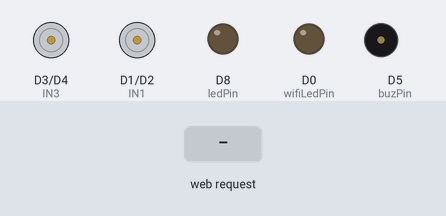
The sketch below on a simulated ESP8266 (NodeMCU). Parts: motor-driver pin pairs drawn as motors (green arrow = first pin HIGH = forward, orange = second pin HIGH = backward, longer = more drive), output pins drawn as LEDs (lit = HIGH), buzzer (waves = sounding, pin HIGH). Inputs (shaded band) come from the test bench. WiFi joins after 1.5 s; servers stay silent unless stated; what the sketch prints to the serial monitor is not drawn.

Above: at 5.7 s.
5.8 s: HTTP request GET /?State=F received
At 7.0 s:
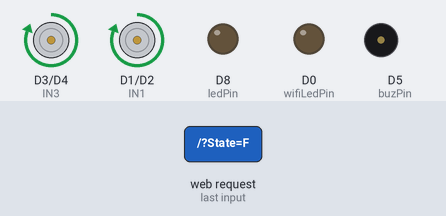
7.3 s: HTTP request GET /?State=B received
At 8.4 s:
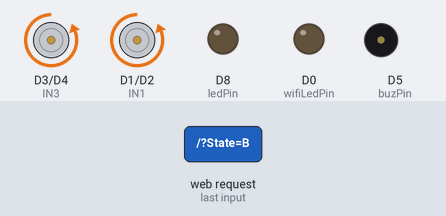
8.8 s: HTTP request GET /?State=R received
At 9.5 s:
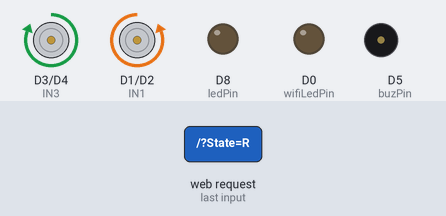
10.3 s: HTTP request GET /?State=L received
At 10.7 s:
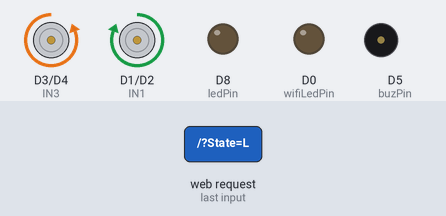
Timing chart, 0 to 12.8 s (numbered marks = the images above; inputs shaded):
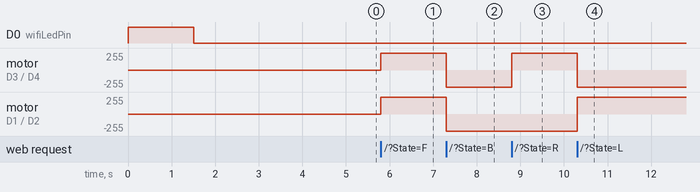

The sketch:

rover.ino
```cpp
/******* WiFi Robot Remote Control Mode ********/
#include <ESP8266WiFi.h>
#include <ESP8266WebServer.h>
#include <ArduinoOTA.h>

// connections for drive Motors using IN1, IN2, IN3, IN4
int IN1 = D1;
int IN2 = D2;
int IN3 = D3;
int IN4 = D4;

const int buzPin = D5;      // buzzer pin
const int ledPin = D8;      // LED pin
const int wifiLedPin = D0;  // Wifi status LED

String command;               // store command from app
ESP8266WebServer server(80);  // HTTP server

unsigned long previousMillis = 0;
String sta_ssid = "";      // STA SSID (leave blank for AP only)
String sta_password = "";  // STA Password

void setup() {
  Serial.begin(115200);
  Serial.println();
  Serial.println("WiFi Robot Remote Control Mode");
  Serial.println("--------------------------------------");

  pinMode(buzPin, OUTPUT);
  pinMode(ledPin, OUTPUT);
  pinMode(wifiLedPin, OUTPUT);
  digitalWrite(buzPin, LOW);
  digitalWrite(ledPin, LOW);
  digitalWrite(wifiLedPin, HIGH);

  // Set motor pins as outputs
  pinMode(IN1, OUTPUT);
  pinMode(IN2, OUTPUT);
  pinMode(IN3, OUTPUT);
  pinMode(IN4, OUTPUT);
  Stop();  // Stop motors initially

  // Generate hostname
  String chip_id = String(ESP.getChipId(), HEX);
  chip_id = chip_id.substring(chip_id.length() - 4);
  String hostname = "wificar-" + chip_id;
  Serial.println("Hostname: " + hostname);

  // Connect as WiFi client first
  WiFi.mode(WIFI_STA);
  WiFi.begin(sta_ssid.c_str(), sta_password.c_str());
  Serial.print("Connecting to: ");
  Serial.println(sta_ssid);

  unsigned long currentMillis = millis();
  previousMillis = currentMillis;
  while (WiFi.status() != WL_CONNECTED && currentMillis - previousMillis <= 10000) {
    delay(500);
    Serial.print(".");
    currentMillis = millis();
  }

  if (WiFi.status() == WL_CONNECTED) {
    Serial.println("\nWiFi-STA-Mode");
    Serial.print("IP: ");
    Serial.println(WiFi.localIP());
    digitalWrite(wifiLedPin, LOW);
    delay(3000);
  } else {
    WiFi.mode(WIFI_AP);
    WiFi.softAP(hostname.c_str());
    IPAddress myIP = WiFi.softAPIP();
    Serial.println("\nWiFi failed to connect to " + sta_ssid);
    Serial.println("WiFi-AP-Mode");
    Serial.print("AP IP address: ");
    Serial.println(myIP);
    digitalWrite(wifiLedPin, HIGH);
    delay(3000);
  }

  // HTTP handlers
  server.on("/", HTTP_handleRoot);
  server.onNotFound(HTTP_handleRoot);
  server.begin();

  ArduinoOTA.begin();
}

void loop() {
  ArduinoOTA.handle();
  server.handleClient();

  command = server.arg("State");

  // Motor Controls
  if (command == "F") Forward();
  else if (command == "B") Backward();
  else if (command == "R") TurnRight();
  else if (command == "L") TurnLeft();
  else if (command == "G") ForwardLeft();
  else if (command == "H") BackwardLeft();
  else if (command == "I") ForwardRight();
  else if (command == "J") BackwardRight();
  else if (command == "S") Stop();

  // Buzzer Logic: ON only when command == "V"
  if (command == "V") {
    digitalWrite(buzPin, HIGH);
  } else {
    digitalWrite(buzPin, LOW);
  }

  // LED Controls
  if (command == "W") TurnLightOn();
  else if (command == "w") TurnLightOff();
}

void HTTP_handleRoot() {
  server.send(200, "text/html", "");
  if (server.hasArg("State")) {
    Serial.println(server.arg("State"));
  }
}

void handleNotFound() {
  server.send(404, "text/plain", "404: Not found");
}

// === Motor Control Functions (Digital Only) ===
void Forward() {
  digitalWrite(IN1, HIGH);
  digitalWrite(IN2, LOW);
  digitalWrite(IN3, HIGH);
  digitalWrite(IN4, LOW);
}

void Backward() {
  digitalWrite(IN1, LOW);
  digitalWrite(IN2, HIGH);
  digitalWrite(IN3, LOW);
  digitalWrite(IN4, HIGH);
}

void TurnRight() {
  digitalWrite(IN1, LOW);
  digitalWrite(IN2, HIGH);
  digitalWrite(IN3, HIGH);
  digitalWrite(IN4, LOW);
}

void TurnLeft() {
  digitalWrite(IN1, HIGH);
  digitalWrite(IN2, LOW);
  digitalWrite(IN3, LOW);
  digitalWrite(IN4, HIGH);
}

void ForwardLeft() {
  digitalWrite(IN1, HIGH);
  digitalWrite(IN2, LOW);
  digitalWrite(IN3, LOW);
  digitalWrite(IN4, LOW);
}

void BackwardLeft() {
  digitalWrite(IN1, LOW);
  digitalWrite(IN2, HIGH);
  digitalWrite(IN3, LOW);
  digitalWrite(IN4, LOW);
}

void ForwardRight() {
  digitalWrite(IN1, LOW);
  digitalWrite(IN2, LOW);
  digitalWrite(IN3, HIGH);
  digitalWrite(IN4, LOW);
}

void BackwardRight() {
  digitalWrite(IN1, LOW);
  digitalWrite(IN2, LOW);
  digitalWrite(IN3, LOW);
  digitalWrite(IN4, HIGH);
}

void Stop() {
  digitalWrite(IN1, LOW);
  digitalWrite(IN2, LOW);
  digitalWrite(IN3, LOW);
  digitalWrite(IN4, LOW);
}

// === Auxiliary Functions ===
void TurnLightOn() {
  digitalWrite(ledPin, HIGH);
}

void TurnLightOff() {
  digitalWrite(ledPin, LOW);
}
```

Measured:
- after the input at 5.8 s, motor on D3 (IN3) / D4 (IN4), motor on D1 (IN1) / D2 (IN2): stopped → forward 255/255 at once
- after the input at 7.3 s, motor on D3 (IN3) / D4 (IN4), motor on D1 (IN1) / D2 (IN2): forward 255/255 → backward 255/255 at once
- after the input at 8.8 s, motor on D3 (IN3) / D4 (IN4): backward 255/255 → forward 255/255 at once
- after the input at 10.3 s, motor on D3 (IN3) / D4 (IN4): forward 255/255 → backward 255/255 at once; motor on D1 (IN1) / D2 (IN2): backward 255/255 → forward 255/255 at once
